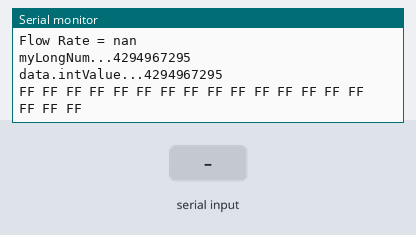
This sketch was run on a simulated ESP32. Parts: the last lines printed to the serial monitor. Inputs (shaded band) come from the test bench.

Above: at 2.2 s.
2.3 s: "1" received over the second serial link
At 2.64 s:
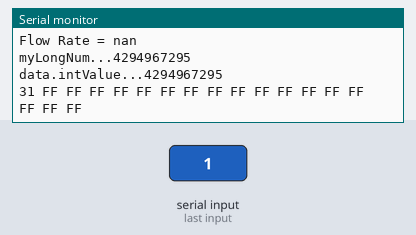
5.3 s: "0" received over the second serial link
At 5.63 s:
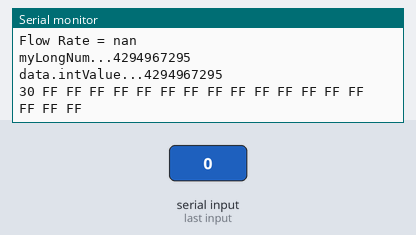
6.8 s: "2" received over the second serial link
At 7.13 s:
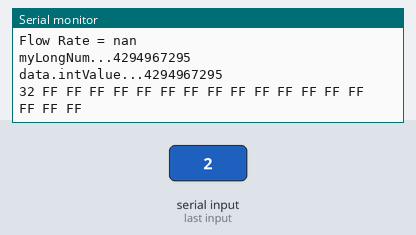
8.3 s: "1" received over the second serial link
At 8.63 s:
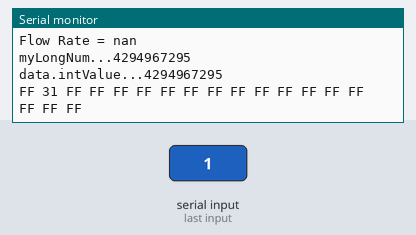
9.9 s: "0" received over the second serial link
At 10.13 s:
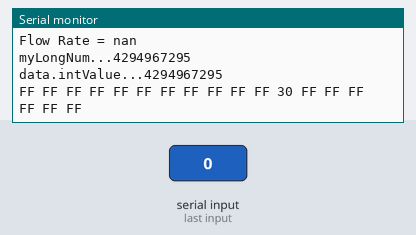

The sketch:

flowmeter_TESTING_PURPOSE_12SEP23_longnum.ino
```cpp
#include <stdio.h>        //input output library
#include <stdint.h>       //integer type library
#include <string.h>       //string library
#include <Wire.h>         //To communicate with i2c


#include <SoftwareSerial.h>

const byte requestframe2[] = {0x0A, 0x03, 0x00, 0x00, 0x00, 0x06, 0xC4, 0xB3};
SoftwareSerial mod(32,33); // rx,tx
char  buf1[4], buf2[4];
int buf0[4];
float Flow, dataT1, dataT2 ,Tot = 0.0;
char buf3[4], buf4[4], buf5[4];
float Flow1, dataT3, dataT4 ,Tot1 = 0.0;
int hydro_result = 0;
byte myHex1[18];
byte values1[18];

void setup()
{
    Serial.begin(115200);
    mod.begin(9600);
    //if (DEREPin > 0) pinMode(DEREPin, OUTPUT);

  delay(1000);
    //GSM_Init();
    //WiFi_Init();
}

void loop()
{ memset(buf0,0,sizeof(buf0));
  memset(buf1,0,sizeof(buf1));
  memset(buf2,0,sizeof(buf2));
  if (mod.write(requestframe2, sizeof(requestframe2)) == 8)
  {
    for (byte i = 0; i <18; i++)
    {
      values1[i] = mod.read();
      myHex1[i] = values1[i];
      delay(10);
    }

    uint32_t myLongNum = (myHex1[7] << 24) | (myHex1[6] << 16) | (myHex1[5] << 8) | (myHex1[4]);
    union{
      uint32_t intValue;
      float floatValue;
    }data;
    data.intValue = myLongNum;
    Flow1 = data.floatValue;
    Serial.println("Flow Rate = "+String(Flow1));
    Serial.print("myLongNum...");
    Serial.println(myLongNum);
    Serial.print("data.intValue...");
    Serial.println(data.intValue);
    buf4[0] = myHex1[11]; buf4[1] = myHex1[10]; buf4[2] = myHex1[9]; buf4[3] = myHex1[8];
    memcpy((char *)&dataT3, buf4, 4);                                                       //in buf1 dataT1 will be stored

    buf5[0] = myHex1[15]; buf5[1] = myHex1[14]; buf5[2] = myHex1[13]; buf5[3] = myHex1[12];
    memcpy((char *)&dataT4, buf5, 4);                                                       //in buf2 dataT2 will be stored

    /*Serial.print("dataT3 = ");
    Serial.println(dataT3);
    Serial.println(" ");
    Serial.print("buf 4 data is..........");
    Serial.println(buf4);
    Serial.println(" ");
    Serial.print("dataT4 = " );
    Serial.println(dataT4);
    Serial.println(" ");
    Serial.print("buf 5 data is..........");
    Serial.println(buf5);
    Serial.println(" ");
    Tot1 = ((65535 * dataT4) + dataT3);  */                                                 //totalizer formula given in datasheet
    //Serial.println(Tot1);
    //Serial.println("Flow Rate = "+String(Flow1));
    //Serial.println("TOTALAIZER = "+String(Tot1));

    Serial.print(values1[0], HEX);
    Serial.print(' ');
    Serial.print(values1[1], HEX);
    Serial.print(' ');
    Serial.print(values1[2], HEX);
    Serial.print(' ');
    Serial.print(values1[3], HEX);
    Serial.print(' ');
    Serial.print(values1[4], HEX);
    Serial.print(' ');
    Serial.print(values1[5], HEX);
    Serial.print(' ');
    Serial.print(values1[6], HEX);
    Serial.print(' ');
    Serial.print(values1[7], HEX);
    Serial.print(' ');
    Serial.print(values1[8], HEX);
    Serial.print(' ');
    Serial.print(values1[9], HEX);
    Serial.print(' ');
    Serial.print(values1[10], HEX);
    Serial.print(' ');
    Serial.print(values1[11], HEX);
    Serial.print(' ');
    Serial.print(values1[12], HEX);
    Serial.print(' ');
    Serial.print(values1[13], HEX);
    Serial.print(' ');
    Serial.print(values1[14], HEX);
    Serial.print(' ');
    Serial.print(values1[15], HEX);
    Serial.print(' ');
    Serial.print(values1[16], HEX);
    Serial.print(' ');
    Serial.print(values1[17], HEX);
    Serial.println(' ');
  }
}
```

Measured:
- after the input at 2.3 s, the serial monitor: prints a new line after 0.19 s (image 1)
- after the input at 5.3 s, the serial monitor: prints a new line after 0.19 s (image 2)
- after the input at 6.8 s, the serial monitor: prints a new line after 0.18 s (image 3)
- after the input at 8.3 s, the serial monitor: prints a new line after 0.18 s (image 4)
- after the input at 9.9 s, the serial monitor: prints a new line after 0.08 s (image 5)
